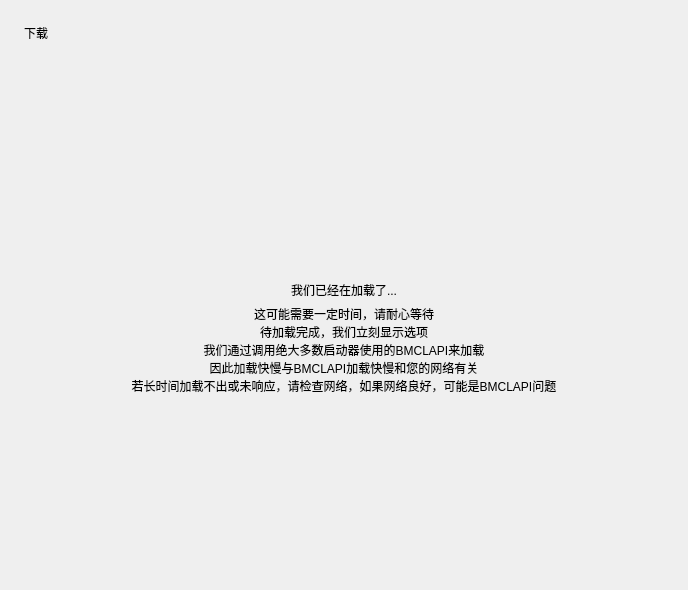
<?xml version="1.0" encoding="UTF-8"?>
<ui version="4.0">
 <class>Form</class>
 <widget class="QWidget" name="Form">
  <property name="geometry">
   <rect>
    <x>0</x>
    <y>0</y>
    <width>688</width>
    <height>590</height>
   </rect>
  </property>
  <property name="sizePolicy">
   <sizepolicy hsizetype="Preferred" vsizetype="Expanding">
    <horstretch>0</horstretch>
    <verstretch>0</verstretch>
   </sizepolicy>
  </property>
  <property name="windowTitle">
   <string>Form</string>
  </property>
  <property name="styleSheet">
   <string>
    @import url('https://cdn.jsdelivr.net/gh/zhiyiYo/PyQt-Fluent-Widgets@main/qfluentwidgets.qss');
   </string>
  </property>
  <layout class="QVBoxLayout" name="verticalLayout_2">
   <property name="spacing">
    <number>18</number>
   </property>
   <property name="leftMargin">
    <number>24</number>
   </property>
   <property name="topMargin">
    <number>24</number>
   </property>
   <property name="rightMargin">
    <number>24</number>
   </property>
   <property name="bottomMargin">
    <number>0</number>
   </property>
   <item>
    <widget class="TitleLabel" name="TitleLabel">
     <property name="text">
      <string>下载</string>
     </property>
    </widget>
   </item>
   <item>
    <widget class="SmoothScrollArea" name="SmoothScrollArea">
     <property name="styleSheet">
      <string notr="true">background: transparent; border: none</string>
     </property>
     <property name="widgetResizable">
      <bool>true</bool>
     </property>
     <widget class="QWidget" name="scrollAreaWidgetContents">
      <property name="geometry">
       <rect>
        <x>0</x>
        <y>0</y>
        <width>640</width>
        <height>536</height>
       </rect>
      </property>
      <layout class="QVBoxLayout" name="verticalLayout">
       <item>
        <spacer name="verticalSpacer">
         <property name="orientation">
          <enum>Qt::Vertical</enum>
         </property>
         <property name="sizeHint" stdset="0">
          <size>
           <width>20</width>
           <height>40</height>
          </size>
         </property>
        </spacer>
       </item>
       <item>
        <layout class="QHBoxLayout" name="horizontalLayout">
         <item>
          <spacer name="horizontalSpacer_2">
           <property name="orientation">
            <enum>Qt::Horizontal</enum>
           </property>
           <property name="sizeHint" stdset="0">
            <size>
             <width>40</width>
             <height>20</height>
            </size>
           </property>
          </spacer>
         </item>
         <item>
          <widget class="QLabel" name="loading">
           <property name="minimumSize">
            <size>
             <width>10</width>
             <height>10</height>
            </size>
           </property>
           <property name="maximumSize">
            <size>
             <width>100</width>
             <height>125</height>
            </size>
           </property>
           <property name="pixmap">
            <pixmap>icon/loading2.gif</pixmap>
           </property>
           <property name="scaledContents">
            <bool>true</bool>
           </property>
           <property name="alignment">
            <set>Qt::AlignCenter</set>
           </property>
          </widget>
         </item>
         <item>
          <spacer name="horizontalSpacer">
           <property name="orientation">
            <enum>Qt::Horizontal</enum>
           </property>
           <property name="sizeHint" stdset="0">
            <size>
             <width>40</width>
             <height>20</height>
            </size>
           </property>
          </spacer>
         </item>
        </layout>
       </item>
       <item>
        <widget class="SubtitleLabel" name="label">
         <property name="text">
          <string>我们已经在加载了...</string>
         </property>
         <property name="alignment">
          <set>Qt::AlignCenter</set>
         </property>
        </widget>
       </item>
       <item>
        <widget class="CaptionLabel" name="label_4">
         <property name="maximumSize">
          <size>
           <width>16777211</width>
           <height>16777215</height>
          </size>
         </property>
         <property name="text">
          <string>这可能需要一定时间，请耐心等待
待加载完成，我们立刻显示选项
我们通过调用绝大多数启动器使用的BMCLAPI来加载
因此加载快慢与BMCLAPI加载快慢和您的网络有关
若长时间加载不出或未响应，请检查网络，如果网络良好，可能是BMCLAPI问题</string>
         </property>
         <property name="alignment">
          <set>Qt::AlignCenter</set>
         </property>
        </widget>
       </item>
       <item>
        <spacer name="verticalSpacer_2">
         <property name="orientation">
          <enum>Qt::Vertical</enum>
         </property>
         <property name="sizeHint" stdset="0">
          <size>
           <width>20</width>
           <height>40</height>
          </size>
         </property>
        </spacer>
       </item>
      </layout>
     </widget>
    </widget>
   </item>
  </layout>
 </widget>
 <customwidgets>
  <customwidget>
   <class>SmoothScrollArea</class>
   <extends>QScrollArea</extends>
   <header location="global">qfluentwidgets</header>
   <container>1</container>
  </customwidget>
  <customwidget>
   <class>TitleLabel</class>
   <extends>QLabel</extends>
   <header location="global">qfluentwidgets</header>
  </customwidget>
  <customwidget>
   <class>SubtitleLabel</class>
   <extends>QLabel</extends>
   <header location="global">qfluentwidgets</header>
  </customwidget>
  <customwidget>
   <class>CaptionLabel</class>
   <extends>QLabel</extends>
   <header>qfluentwidgets</header>
  </customwidget>
 </customwidgets>
 <resources/>
 <connections/>
</ui>
